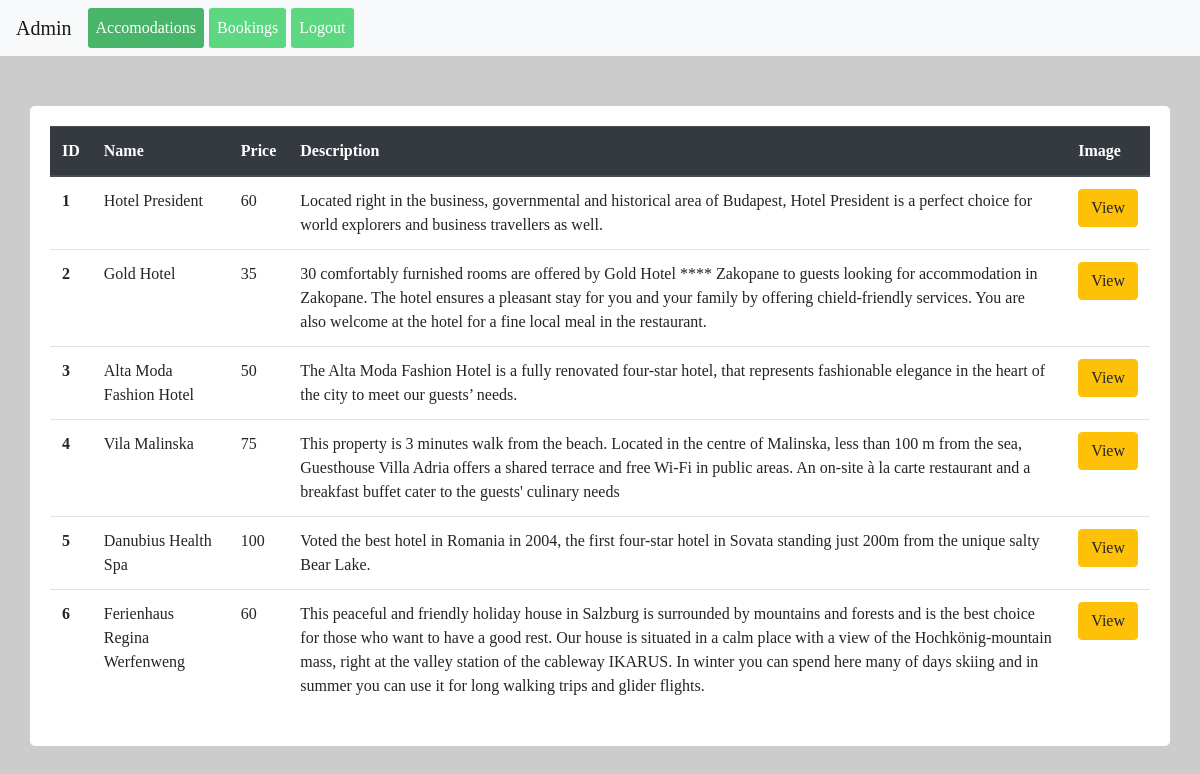
The app's page /release/public/admin/accomodations/index.php (signed in) with its own data.
### tables this page shows
CREATE TABLE `accomodations` (
  `id` int(11) NOT NULL,
  `name` varchar(255) NOT NULL,
  `price` int(11) NOT NULL,
  `description` text NOT NULL,
  `img` varchar(255) NOT NULL
);

### release/public/admin/accomodations/index.php (the view, shortened to what this page needs)
<?php
$db = new PDO(
    "mysql:host=127.0.0.1;dbname=skills_it_04;charset=utf8",
    "skill17",
    "Shanghai2022"
);
?>
<!DOCTYPE html>
<html lang="en">
<head>
    <link rel="stylesheet" href="../../assets/bootstrap/css/bootstrap.min.css">
    <link rel="stylesheet" href="../../assets/css/main.css">
</head>
<body>
    <nav class="navbar navbar-expand-lg navbar-light bg-light">
    <a class="navbar-brand" href="#">Admin</a>
    <div class="collapse navbar-collapse" id="navbarSupportedContent">
        <ul class="navbar-nav mr-auto">
        <li class="nav-item active">
            <a class="nav-link menu-item menu-active" href="http://skills-it.hu/admin/accomodations">Accomodations<span class="sr-only">(current)</span></a>
        </li>
        <li class="nav-item active">
            <a class="nav-link menu-item" href="http://skills-it.hu/admin/bookings">Bookings<span class="sr-only">(current)</span></a>
        </li>
        <?php @session_start(); if (isset($_SESSION['user']) &&  $_SESSION['user'] == "admin") echo '<li class="nav-item active">
            <a class="nav-link menu-item" href="http://skills-it.hu/logout">Logout<span class="sr-only">(current)</span></a>
        </li>'; ?>
        </ul>
    </div>
    </nav>
    <div class="content">
        <table class="table">
        <thead class="thead-dark">
            <tr>
            <th scope="col">ID</th>
            <th scope="col">Name</th>
            <th scope="col">Price</th>
            <th scope="col">Description</th>
            <th scope="col">Image</th>
            </tr>
        </thead>
        <tbody>
            <?php
                $query = $db->prepare("SELECT * FROM accomodations");
                $query->execute();
                foreach($query->fetchAll(PDO::FETCH_ASSOC) as $res)
                {
                    echo "<tr>
                    <th>{$res['id']}</th>
                    <td>{$res['name']}</td>
                    <td>{$res['price']}</td>
                    <td>{$res['description']}</td>
                    <td><button class='btn btn-warning'>View</button></td>
                </tr>";
                }
            ?>
        </tbody>
        </table>
    </div>
</body>
</html>

### release/public/assets/css/main.css (style rules this page uses)
body, .login { background: rgba(0,0,0,.2); }
* { font-family: arial-narrow; }
.menu-active { background: #49b56a !important; color: #fff !important; }
.menu-item { background: #5dd782; color: #fff !important; margin-right: 5px; border-radius: 3px; }
.content { background: white !important; padding: 20px; border-radius: 5px; margin: 0 30px; margin-top: 50px; }

### records on screen
accomodations: id "1", name "Hotel President", price "60", description "Located right in the business, governmental and historical area of Budapest, Hotel President is a perfect choice for world explorers and business travellers as well."
accomodations: id "2", name "Gold Hotel", price "35", description "30 comfortably furnished rooms are offered by Gold Hotel **** Zakopane to guests looking for accommodation in Zakopane. The hotel ensures a pleasant stay for you and your family by offering chield-friendly services. You are also welcome at the hotel for a fine local meal in the restaurant."
accomodations: id "3", name "Alta Moda Fashion Hotel", price "50", description "The Alta Moda Fashion Hotel is a fully renovated four-star hotel, that represents fashionable elegance in the heart of the city to meet our guests’ needs."
accomodations: id "4", name "Vila Malinska", price "75", description "This property is 3 minutes walk from the beach. Located in the centre of Malinska, less than 100 m from the sea, Guesthouse Villa Adria offers a shared terrace and free Wi-Fi in public areas. An on-site à la carte restaurant and a breakfast buffet cater to the guests' culinary needs"
accomodations: id "5", name "Danubius Health Spa", price "100", description "Voted the best hotel in Romania in 2004, the first four-star hotel in Sovata standing just 200m from the unique salty Bear Lake."
accomodations: id "6", name "Ferienhaus Regina Werfenweng", price "60", description "This peaceful and friendly holiday house in Salzburg is surrounded by mountains and forests and is the best choice for those who want to have a good rest. Our house is situated in a calm place with a view of the Hochkönig-mountain mass, right at the valley station of the cableway IKARUS. In winter you can spend here many of days skiing and in summer you can use it for long walking trips and glider flights."
